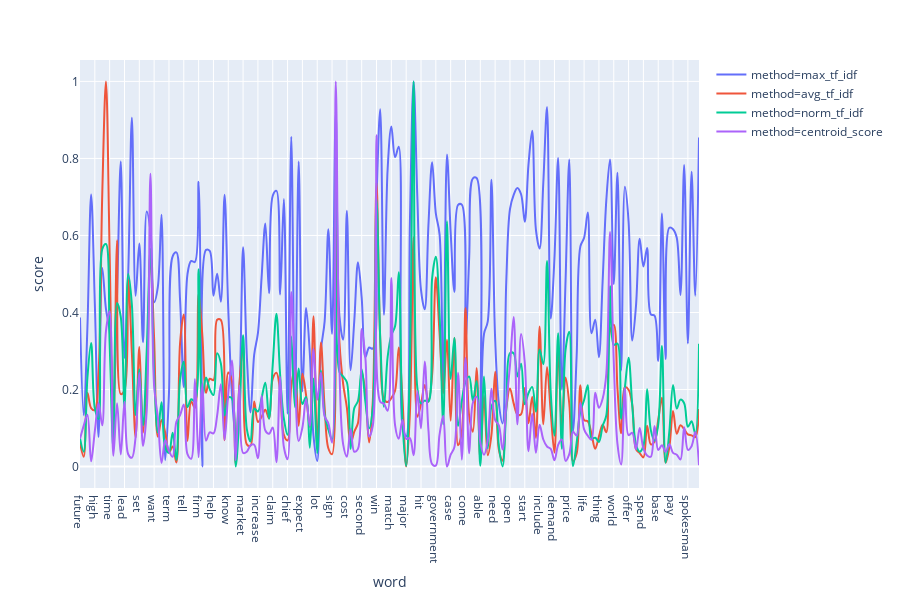

Notebook code for this chart:
### Code cell
fig = px.line(
    df, x="word", y="score", color="method", line_group="method", hover_name="method",
        line_shape="spline", render_mode="svg")
fig.show()

### Figure 1 — Plotly figure (JSON) as saved in the notebook; plotly's stock layout.template omitted (floating-point values rounded to 4 significant figures; data arrays with more than 128 entries replaced by an {"elided": "..."} marker saying what was removed)
{"data": [{"hoverlabel": {"namelength": 0}, "hovertemplate": "<b>%{hovertext}</b><br><br>method=max_tf_idf<br>word=%{x}<br>score=%{y}", "hovertext": {"elided": "168 str values"}, "legendgroup": "method=max_tf_idf", "line": {"color": "#636efa", "dash": "solid", "shape": "spline"}, "mode": "lines", "name": "method=max_tf_idf", "showlegend": true, "type": "scatter", "x": {"elided": "168 str values"}, "xaxis": "x", "y": {"elided": "168 float values"}, "yaxis": "y"}, {"hoverlabel": {"namelength": 0}, "hovertemplate": "<b>%{hovertext}</b><br><br>method=avg_tf_idf<br>word=%{x}<br>score=%{y}", "hovertext": {"elided": "168 str values"}, "legendgroup": "method=avg_tf_idf", "line": {"color": "#EF553B", "dash": "solid", "shape": "spline"}, "mode": "lines", "name": "method=avg_tf_idf", "showlegend": true, "type": "scatter", "x": {"elided": "168 str values"}, "xaxis": "x", "y": {"elided": "168 float values"}, "yaxis": "y"}, {"hoverlabel": {"namelength": 0}, "hovertemplate": "<b>%{hovertext}</b><br><br>method=norm_tf_idf<br>word=%{x}<br>score=%{y}", "hovertext": {"elided": "168 str values"}, "legendgroup": "method=norm_tf_idf", "line": {"color": "#00cc96", "dash": "solid", "shape": "spline"}, "mode": "lines", "name": "method=norm_tf_idf", "showlegend": true, "type": "scatter", "x": {"elided": "168 str values"}, "xaxis": "x", "y": {"elided": "168 float values"}, "yaxis": "y"}, {"hoverlabel": {"namelength": 0}, "hovertemplate": "<b>%{hovertext}</b><br><br>method=centroid_score<br>word=%{x}<br>score=%{y}", "hovertext": {"elided": "168 str values"}, "legendgroup": "method=centroid_score", "line": {"color": "#ab63fa", "dash": "solid", "shape": "spline"}, "mode": "lines", "name": "method=centroid_score", "showlegend": true, "type": "scatter", "x": {"elided": "168 str values"}, "xaxis": "x", "y": {"elided": "168 float values"}, "yaxis": "y"}], "layout": {"height": 600, "legend": {"tracegroupgap": 0}, "margin": {"t": 60}, "xaxis": {"anchor": "y", "domain": [0, 1], "title": {"text": "word"}}, "yaxis": {"anchor": "x", "domain": [0, 1], "title": {"text": "score"}}}}
